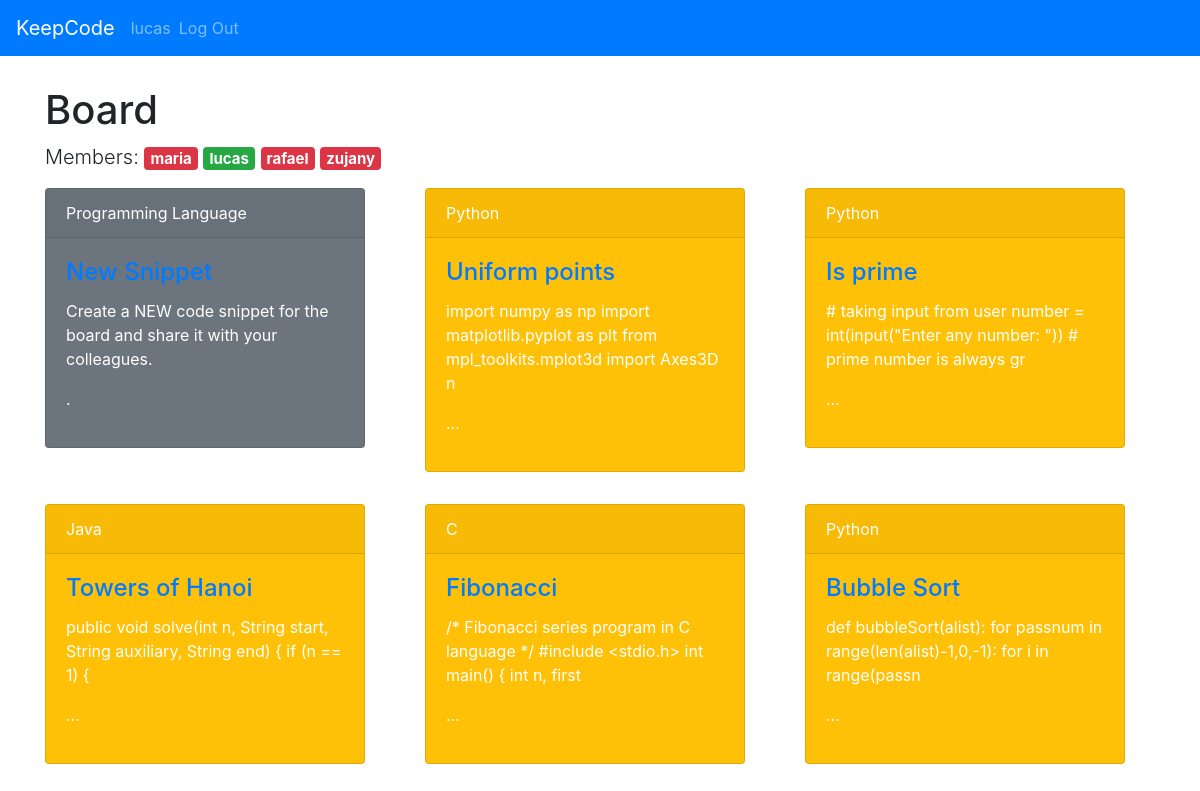
The page / (signed in) on the database as committed earlier.
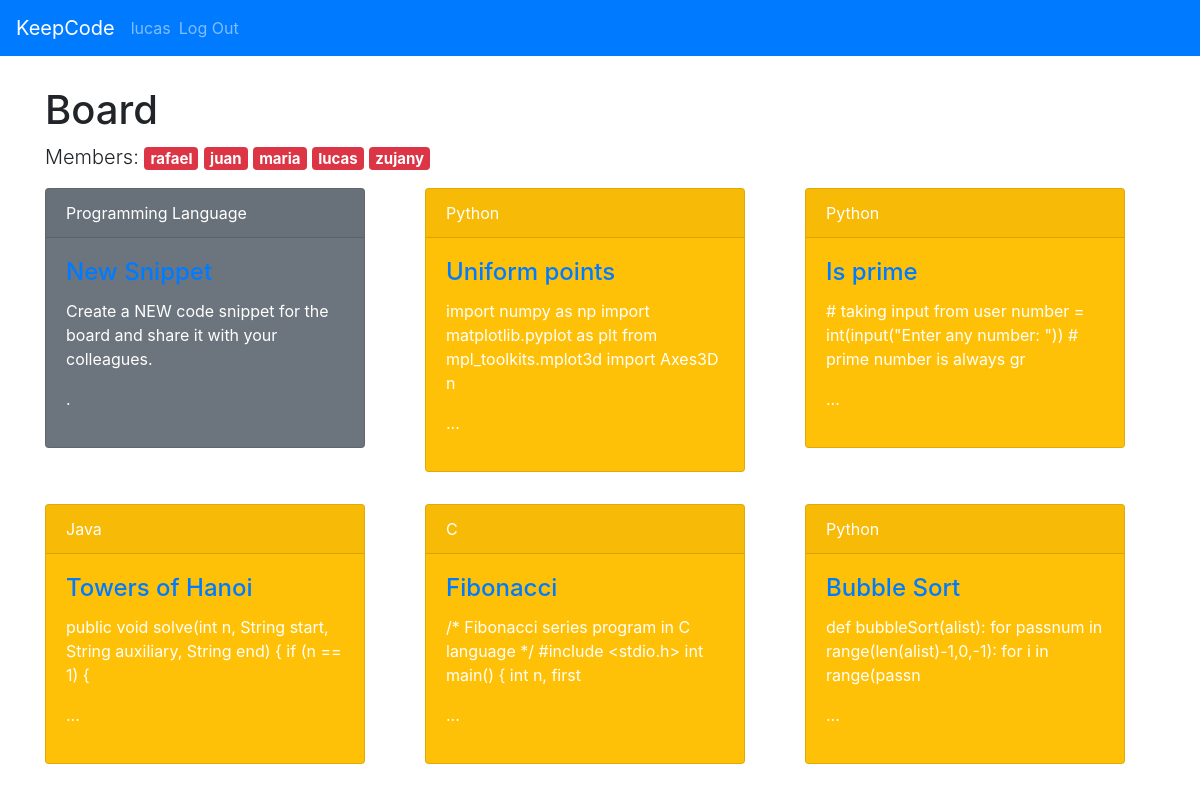
The same page on the database as committed later.
### tables this page shows
CREATE TABLE user (
  id INTEGER PRIMARY KEY AUTOINCREMENT,
  username TEXT UNIQUE NOT NULL,
  password TEXT NOT NULL,
  last_login TIMESTAMP NOT NULL DEFAULT CURRENT_TIMESTAMP
, online BOOLEAN NOT NULL CHECK (online IN (0,1)) DEFAULT 0);

CREATE TABLE post (
  id INTEGER PRIMARY KEY AUTOINCREMENT,
  author_id INTEGER NOT NULL,
  created TIMESTAMP NOT NULL DEFAULT CURRENT_TIMESTAMP,
  last_updated TIMESTAMP NOT NULL DEFAULT CURRENT_TIMESTAMP,
  title TEXT NOT NULL,
  body TEXT NOT NULL,
  programming_language TEXT NOT NULL, being_updated BOOLEAN NOT NULL CHECK (being_updated IN (0,1)) DEFAULT 0,
  FOREIGN KEY (author_id) REFERENCES user (id)
);

### keepcode/board.py (the view)
@bp.route('/')
def index():
    db = get_db()
    posts = db.execute(
        'SELECT p.id, title, body, created, author_id,'
        ' last_updated, programming_language, username'
        ' FROM post p JOIN user u ON p.author_id = u.id'
        ' ORDER BY created DESC'
    ).fetchall()
    users = db.execute(
        'SELECT id, username, last_login, online'
        ' FROM user u'
        ' ORDER BY last_login DESC'
    ).fetchall()
    return render_template('board/index.html', posts=posts, users=users)

### keepcode/auth.py (called while the page is built)
@bp.before_app_request
def load_logged_in_user():
    user_id = session.get('user_id')
    if user_id is None:
        g.user = None
    else:
        g.user = get_db().execute(
            'SELECT * FROM user WHERE id = ?', (user_id,)
        ).fetchone()

### keepcode/db.py (called while the page is built)
def get_db():
    if 'db' not in g:
        g.db = sqlite3.connect(
            current_app.config['DATABASE'],
            detect_types=sqlite3.PARSE_DECLTYPES
        )
        g.db.row_factory = sqlite3.Row
    return g.db

### keepcode/templates/board/index.html (shortened to what this page needs)
{% extends 'base.html' %}
{% block header %}
  {% if g.user %}
    <h1>
      Board
    </h1>
    <p class="lead">
      <span>Members: </span>
      {% for user in users %}
        {% if user['online'] == 1 %}
          <span class="badge badge-success">{{ user['username'] }}</span>
        {% else %}
          <span class="badge badge-danger">{{ user['username'] }}</span>
        {% endif %}
      {% endfor %}
    </p>
  {% endif %}
{% endblock %}
{% block content %}
  {% if g.user %}
    <div class="row justify-content-center">
      <div class="card-deck">
        <div class="col-auto mb-3">
            <div class="card text-white bg-secondary mb-3" style="max-width: 20rem;">
              <div class="card-header">Programming Language</div>
              <div class="card-body">
                <a class="action" href="{{ url_for('board.create') }}">
                  <h4 class="card-title">New Snippet</h4>
                </a>
                <p class="card-text">
                  Create a NEW code snippet for the board and share it with your colleagues.
                </p>
                <p>.</p>
              </div>
            </div>
        </div>
        {% for post in posts %}
          <div class="col-auto mb-3">
            <div class="card text-white bg-warning mb-3" style="max-width: 20rem;">
              <div class="card-header">{{ post['programming_language'] }}</div>
              <div class="card-body">
                <a class="action" href="{{ url_for('board.view', id=post['id']) }}">
                  <h4 class="card-title">{{ post['title'] }}</h4>
                </a>
                <p class="card-text">
                  {{ post['body'][:98] }}
                  <p>...</p>
                </p>
              </div>
            </div>
          </div>
        {% endfor %}
      </div>
    </div>
  {% endif %}
{% endblock %}

### keepcode/templates/base.html (shortened to what this page needs)
<!doctype html>
<link rel="stylesheet" href="{{ url_for('static', filename='bootstrap.css') }}">
<link rel="stylesheet" href="{{ url_for('static', filename='style.css') }}">
<nav class="navbar navbar-expand-lg navbar-dark bg-primary">
  <a class="navbar-brand" href="{{ url_for('board.index') }}">KeepCode</a>
  <div class="collapse navbar-collapse" id="navbarColor01">
    <ul class="navbar-nav mr-auto">
      {% if g.user %}
        <li class="nav-item">
          <span class="navbar-text">{{ g.user['username'] }}</span>
        </li>
        <li class="nav-item">
          <a class="nav-link" href="{{ url_for('auth.logout') }}">Log Out</a>
        </li>
      {% endif %}
    </ul>
  </div>
</nav>
<section class="content">
  <div class="container">
    <header>
      {% block header %}{% endblock %}
    </header>
    {% block content %}{% endblock %}
  </div>
</section>

### keepcode/static/style.css (style rules this page uses)
.container { margin-top:30px; }

Rows that differ between the two databases and show on the page:
changed user "lucas": online True → False (drawn)
changed user "rafael": moves up the list
added user: username "juan"
